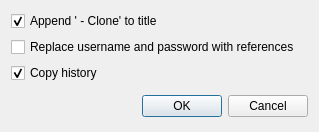
<?xml version="1.0" encoding="UTF-8"?>
<ui version="4.0">
 <class>CloneDialog</class>
 <widget class="QDialog" name="CloneDialog">
  <property name="geometry">
   <rect>
    <x>0</x>
    <y>0</y>
    <width>319</width>
    <height>132</height>
   </rect>
  </property>
  <property name="windowTitle">
   <string>Clone Entry Options</string>
  </property>
  <property name="modal">
   <bool>true</bool>
  </property>
  <layout class="QVBoxLayout" name="verticalLayout">
   <item>
    <widget class="VaultCheckBox" name="titleClone">
     <property name="text">
      <string>Append ' - Clone' to title</string>
     </property>
     <property name="checked">
      <bool>true</bool>
     </property>
    </widget>
   </item>
   <item>
    <widget class="VaultCheckBox" name="referencesClone">
     <property name="text">
      <string>Replace username and password with references</string>
     </property>
    </widget>
   </item>
   <item>
    <widget class="VaultCheckBox" name="historyClone">
     <property name="text">
      <string>Copy history</string>
     </property>
     <property name="checked">
      <bool>true</bool>
     </property>
    </widget>
   </item>
   <item>
    <spacer name="verticalSpacer">
     <property name="orientation">
      <enum>Qt::Vertical</enum>
     </property>
     <property name="sizeType">
      <enum>QSizePolicy::Minimum</enum>
     </property>
     <property name="sizeHint" stdset="0">
      <size>
       <width>20</width>
       <height>6</height>
      </size>
     </property>
    </spacer>
   </item>
   <item>
    <widget class="VaultDialogButtonBox" name="buttonBox">
     <property name="standardButtons">
      <set>QDialogButtonBox::Cancel|QDialogButtonBox::Ok</set>
     </property>
    </widget>
   </item>
  </layout>
 </widget>
 <customwidgets>
  <customwidget>
   <class>VaultCheckBox</class>
   <extends>QCheckBox</extends>
   <header>gui/vault/VaultControls.h</header>
  </customwidget>
  <customwidget>
   <class>VaultDialogButtonBox</class>
   <extends>QDialogButtonBox</extends>
   <header>gui/vault/VaultControls.h</header>
  </customwidget>
 </customwidgets>
 <resources/>
 <connections/>
</ui>
